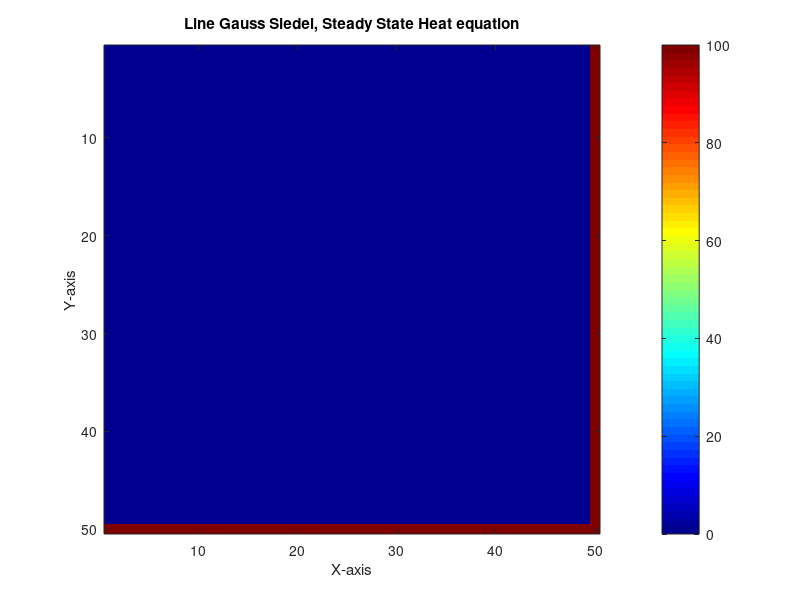

Source code (MATLAB):
% Leander Tenbarge, Hoffman CFD Chapter 5, Numerical Methods for Elliptic partial differential equations:
% Line Gauss Seidel Method:
% Page 153-155:
clear all
% System Setup as listed in page 155:
width = 1; 
height = 1; 
numPW = 50; % Number points in the width:
numPH = 50; % Number of points in the height:
dx = width/numPW;
dy = height/numPH;
n = 500;
beta = dx/dy;
Tupper = 0;   % rankine
Tleft  = 0;   % rankine
Tright = 100; % rankine
Tlower = 100; % rankine
alpha = -2*(1+ beta^2);

% Implementing boundary conditions:
T = zeros(numPH,numPW); 
T(:,1) = Tleft;
T(1,:) = Tupper;
T(:,end) = Tright;
T(end,:) = Tlower;

% Implementing the Line Gauss - Seidel method:


% Creating the A matricies:
A = spdiags([1,alpha,1],[-1,0,1],numPH-2,numPH-2);

% Looping over time:
for time = 1:n
    for j = 2:numPW-1

        % Generating the Matricies:
        B = zeros(numPH-2,1);

        % Enforcing the Boundary conditions:
        B(1) = -T(1,j);
        B(numPH-2) = -T(end,j);
        
        % Creating the rest of the left hand side:
        for i = 1:numPH-2
            B(i) = B(i) + (-beta^2)*(T(i+1,j+1) + T(i+1,j-1));
        end
    end
end

% Plotting the results
imagesc(T);        
colorbar;             
colormap('jet');        
title('Line Gauss Siedel, Steady State Heat equation');
xlabel('X-axis');
ylabel('Y-axis');
